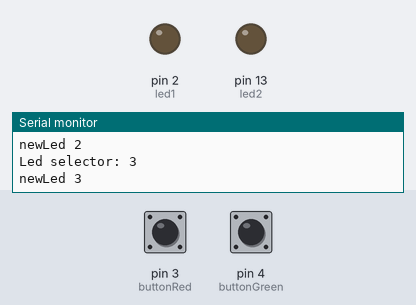
This sketch was run on a simulated Arduino Uno, built with avr-gcc and run on an emulated ATmega328P. Parts: output pins drawn as LEDs (lit = HIGH), the last lines printed to the serial monitor. The test bench sets the inputs (shaded band); at power-on: pin 3 (buttonRed) LOW, pin 4 (buttonGreen) LOW. Random numbers use the default seed unless the sketch sets one.

Above: at 3.8 s.
3.9 s: pin 3 (buttonRed) pulled HIGH for 0.15 s
At 4.7 s:
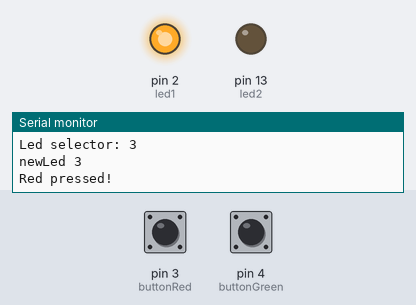
7.0 s: pin 4 (buttonGreen) pulled HIGH for 1 s
At 8.7 s:
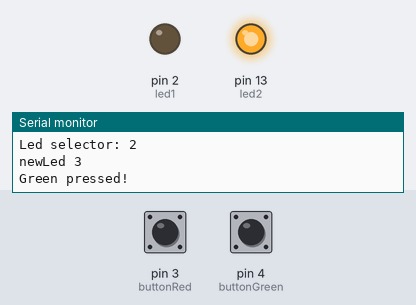
10.0 s: pin 4 (buttonGreen) pulled HIGH for 3.2 s
14.7 s: pin 3 (buttonRed) pulled HIGH for 3.2 s
At 16.6 s:
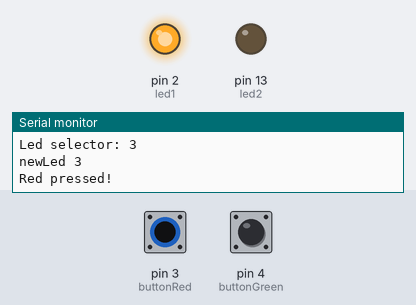
Timing chart, 0 to 20.4 s (numbered marks = the images above; inputs shaded):
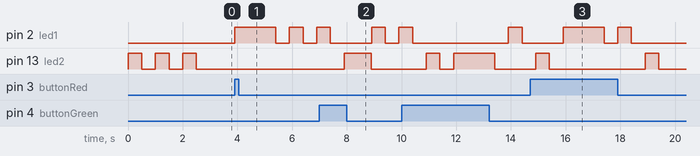

The sketch:

1.2.ino
```cpp
int led1 = 2; // red
int led2 = 13; // green

int buttonRed = 3;
int buttonGreen = 4;

int start_bit = 0;
int* ledOrder = new int[3];
int newCapacity = 3;
int pressedCounter = 0;
int* ledOrderUser = new int[3];

int parpadeos = 3;
int newLed = 0;

bool win = true;

void setup() {
  Serial.begin(9600);

  pinMode(led1, OUTPUT);
  digitalWrite(led1, LOW);
  pinMode(led2, OUTPUT);
  digitalWrite(led2, LOW);

  pinMode(buttonRed, INPUT);
  pinMode(buttonGreen, INPUT);
}

void loop() {
  //1. Generamos una secuencia aleatoria de 3 parpadeos
  if(start_bit == 0){
      secuenciaParpadeos();//Solo se ejcuta la primera vez
  }
  start_bit = 1;
  //Imprimimos los leds que se han iluminado por orden
//  Serial.println("value: " + String(ledOrder[0]));
//  Serial.println("value: " + String(ledOrder[1]));
//  Serial.println("value: " + String(ledOrder[2]));

  //2. Registramos los botones pulsados por el usuario
  registrarLedsPulsadosUsuario();

  //3. Se comprueba que el usuario acertó
  if(win){
    delay(1500);
    Serial.println("Current game status: " + String(win));
    //Aumentamos el tamaño de las listas
    if(parpadeos >= newCapacity){
        resizeListas();
    }
    //Pasamos al siguiente nivel
    parpadeos++;
  }
  else{//El usuario ha fallado
    //Volvemos al inicio
    //Borramos listas
    borrarLedsEnListas();
    parpadeos = 3;
    win = true;
    newLed = 0;
  }
  start_bit = 0;
}

void secuenciaParpadeos(){
   int aux = 0;
   int led = 0;
   while(aux < parpadeos) {
      if (newLed == aux) {
      led = random(2,4);//me puede salir 2 o 3
      Serial.println("Led selector: " + String(led));
      ledOrder[aux] = led;//Registramos el led que se va a iluminar
      newLed++;
      Serial.println("newLed " + String(newLed));
      }

      if (ledOrder[aux] == 2) {
       digitalWrite(led1, HIGH);
       digitalWrite(led2, LOW);
      }
     if (ledOrder[aux] == 3) {
       digitalWrite(led2, HIGH);
       digitalWrite(led1, LOW);
     }

//     Serial.println("Led value: " + String(ledOrder[aux]));
//     Serial.println("aux: " + String(aux));

     aux++;

     delay(500);
     digitalWrite(led2, LOW);
     digitalWrite(led1, LOW);
     delay(500);
   }

  digitalWrite(led1, LOW);
  digitalWrite(led2, LOW);

}

void registrarLedsPulsadosUsuario(){
  int aux = 0;
  while(aux < parpadeos){
    if(digitalRead(buttonRed) == HIGH){
      Serial.println("Red pressed!");
      digitalWrite(led1, HIGH);
      digitalWrite(led2, LOW);
      ledOrderUser[aux]=2;
      delay(1000);//No se pone fuera del if porque si no se pulsa ningún botón va a hacer el delay
      digitalWrite(led1, LOW);
//      Serial.println("ledOrderUser " + String(ledOrderUser[aux]));

//      Serial.println("ledOrderC " + String(ledOrder[aux]));
//      Serial.println("ledOrderUserC " + String(ledOrderUser[aux]));
       if(ledOrder[aux] != ledOrderUser[aux]){
          win=false;
          aux = parpadeos; // rompemos el bucle
       }
      aux++;
    }
    else if(digitalRead(buttonGreen) == HIGH){
      Serial.println("Green pressed!");
      digitalWrite(led2, HIGH);
      digitalWrite(led1, LOW);
      ledOrderUser[aux]=3;
      delay(1000);
      digitalWrite(led2, LOW);
//      Serial.println("ledOrderUser " + String(ledOrderUser[aux]));

//      Serial.println("ledOrderC " + String(ledOrder[aux]));
//      Serial.println("ledOrderUserC " + String(ledOrderUser[aux]));
       if(ledOrder[aux] != ledOrderUser[aux]){
          win=false;
          aux = parpadeos; // rompemos el bucle
       }

      aux++;
    }
   }
}

void resizeListas(){
   newCapacity = parpadeos * 2;
   int* newList = new int[newCapacity];
//   memmove(newList, ledOrder, parpadeos  * sizeof(int));
   memmove(newList, ledOrder, sizeof(ledOrder[0])*newCapacity);
   delete[] ledOrder;
   ledOrder = newList;
   ledOrderUser = new int[newCapacity];
}

void borrarLedsEnListas(){
  ledOrder = new int[3];
  ledOrderUser = new int[3];
}
```

Measured:
- after the input at 3.9 s, pin 2 (led1): goes HIGH 1.5 s, LOW 0.50 s, HIGH 0.50 s, LOW 0.50 s, then HIGH, starting at once
- after the input at 7.0 s, pin 13 (led2): LOW → HIGH after 0.90 s, → LOW 1.0 s later
- after the input at 14.7 s, pin 2 (led1): LOW → HIGH after 1.2 s, → LOW 1.5 s later, → HIGH 0.50 s later, → LOW 0.50 s later
- by itself, pin 13 (led2): alternates HIGH for 0.50 s and LOW for 0.50 s, 6 changes in all, then stays LOW
